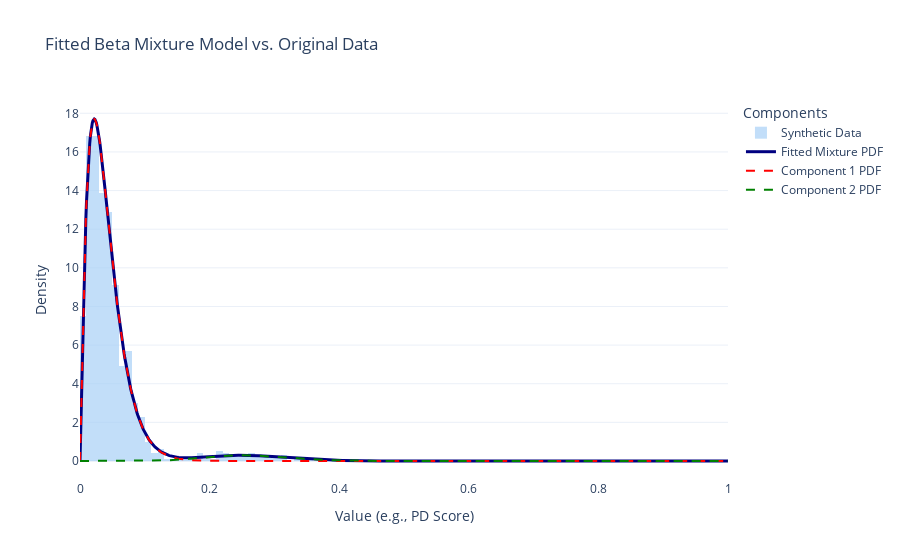

Source (notebook cell):
### Markdown cell above
### 3. Visualize the Fit

Now, let's plot the histogram of our synthetic data and overlay the probability density function (PDF) of the fitted mixture model. A good fit means the combined PDF curve should closely follow the shape of the histogram.

### Code cell
# Create a range of x-values for plotting the PDF
x_plot = np.linspace(0, 1, 1000)

# Calculate the PDF for each component
pdf1 = beta.pdf(x_plot, fitter.alphas_[0], fitter.betas_[0])
pdf2 = beta.pdf(x_plot, fitter.alphas_[1], fitter.betas_[1])

# Calculate the combined PDF of the mixture model
combined_pdf = (fitter.weights_[0] * pdf1) + (fitter.weights_[1] * pdf2)

# Create the plot
fig = go.Figure()

# 1. Add the histogram of the original data
fig.add_trace(go.Histogram(
    x=synthetic_data,
    name='Synthetic Data',
    histnorm='probability density', # Normalize to compare with PDF
    marker_color='#a9d1f7',
    opacity=0.7
))

# 2. Add the combined PDF of the fitted model
fig.add_trace(go.Scatter(
    x=x_plot, 
    y=combined_pdf, 
    name='Fitted Mixture PDF',
    line=dict(color='navy', width=3)
))

# 3. (Optional) Add the individual component PDFs
fig.add_trace(go.Scatter(
    x=x_plot, 
    y=fitter.weights_[0] * pdf1, 
    name='Component 1 PDF',
    line=dict(color='red', dash='dash')
))
fig.add_trace(go.Scatter(
    x=x_plot, 
    y=fitter.weights_[1] * pdf2, 
    name='Component 2 PDF',
    line=dict(color='green', dash='dash')
))

# Update layout
fig.update_layout(
    title_text='Fitted Beta Mixture Model vs. Original Data',
    xaxis_title='Value (e.g., PD Score)',
    yaxis_title='Density',
    legend_title='Components',
    template='plotly_white'
)

fig.show()

### Figure 1 — Plotly figure (JSON) as saved in the notebook; plotly's stock layout.template omitted (floating-point values rounded to 4 significant figures; data arrays with more than 128 entries replaced by an {"elided": "..."} marker saying what was removed)
{"data": [{"histnorm": "probability density", "marker": {"color": "#a9d1f7"}, "name": "Synthetic Data", "opacity": 0.7, "type": "histogram", "x": {"elided": "1000 float values"}}, {"line": {"color": "navy", "width": 3}, "name": "Fitted Mixture PDF", "type": "scatter", "x": {"elided": "1000 float values"}, "y": {"elided": "1000 float values"}}, {"line": {"color": "red", "dash": "dash"}, "name": "Component 1 PDF", "type": "scatter", "x": {"elided": "1000 float values"}, "y": {"elided": "1000 float values"}}, {"line": {"color": "green", "dash": "dash"}, "name": "Component 2 PDF", "type": "scatter", "x": {"elided": "1000 float values"}, "y": {"elided": "1000 float values"}}], "layout": {"legend": {"title": {"text": "Components"}}, "title": {"text": "Fitted Beta Mixture Model vs. Original Data"}, "xaxis": {"title": {"text": "Value (e.g., PD Score)"}}, "yaxis": {"title": {"text": "Density"}}}}
